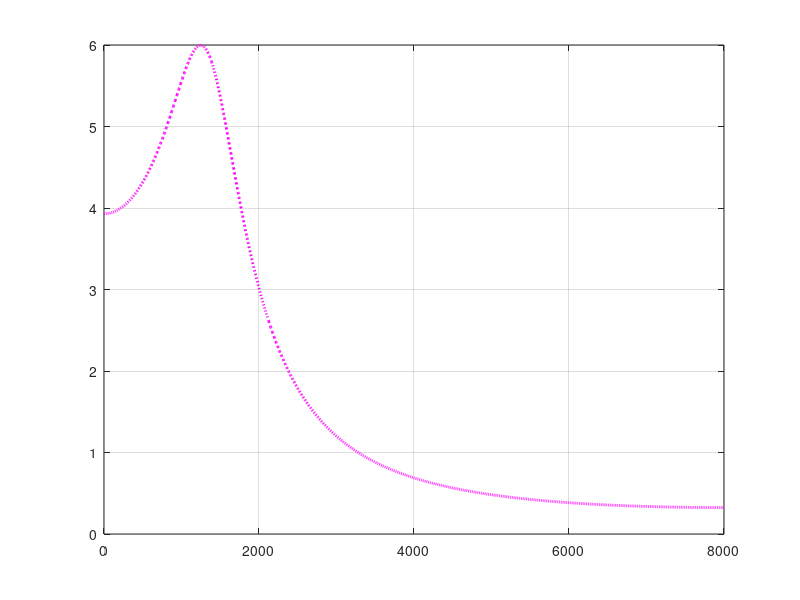

MATLAB code for this plot:
% Batch filtering of signals
close all; clearvars; clc;
oldPath = "/idiap/home/ssharma/Shivam/Workstation/Work/Datasetup/wav2/noSil/preProc2/Anxt/";
list = dir(oldPath);
% newPath = "/idiap/home/ssharma/Shivam/Workstation/Work/Datasetup/ZFFOutput2/noSil/FilSig_Cry_CryNet_1Pole/1_pp2_SFF_3004H_sameBW/Pain/";
newPath = "/idiap/home/ssharma/Shivam/Workstation/Work/Datasetup/wav2/noSil/FilSig_Cry_ZFFNet_1Pole/1_pp2_SFF_1340H_sameBW/Anxt/";
% ZFFNet Pole1
w1c=1340;
w1l=843.8;
w1h=1871;

% CryNet Pole1
% w1c=3004;
% w1l=2020;
% w1h=3938;

sampling_freq = 16000; % (in Hz) samplingfrequency
central_freq = w1c; % (in Hz) central frequency of resonator
rO = exp(-pi*(w1h-w1l)*1/sampling_freq); %Bandwidth of the resonator
dft_points = 2048; % resolution of the filter

radian_freq = (central_freq/sampling_freq)*2*pi; % normalized central freq
poly_Num = [1]; % numerator polynomial 
poly_Den = [1 -2*rO*cos(radian_freq) rO.^2]; % denominator polynomial 
[resonator_response, freq_axis] = freqz(poly_Num,poly_Den,dft_points); % generating filter response
figure;plot(freq_axis*sampling_freq/(2*pi), abs(resonator_response),':m','LineWidth',2);hold on; grid; 
%% Process
for i = 3:length(list)    
    filename=list(i,:).name;    
    [x,fs] = audioread(oldPath+filename);   
    x=(x-mean(x))/std(x);
%     xd = [x(1); diff(x)];
    y = filter(poly_Num,poly_Den,x);
%     figure;
%     specgram(y, 512, 16000, hamming(400), []);
    audiowrite(newPath+filename,y,sampling_freq);
    clear x y filename
end




